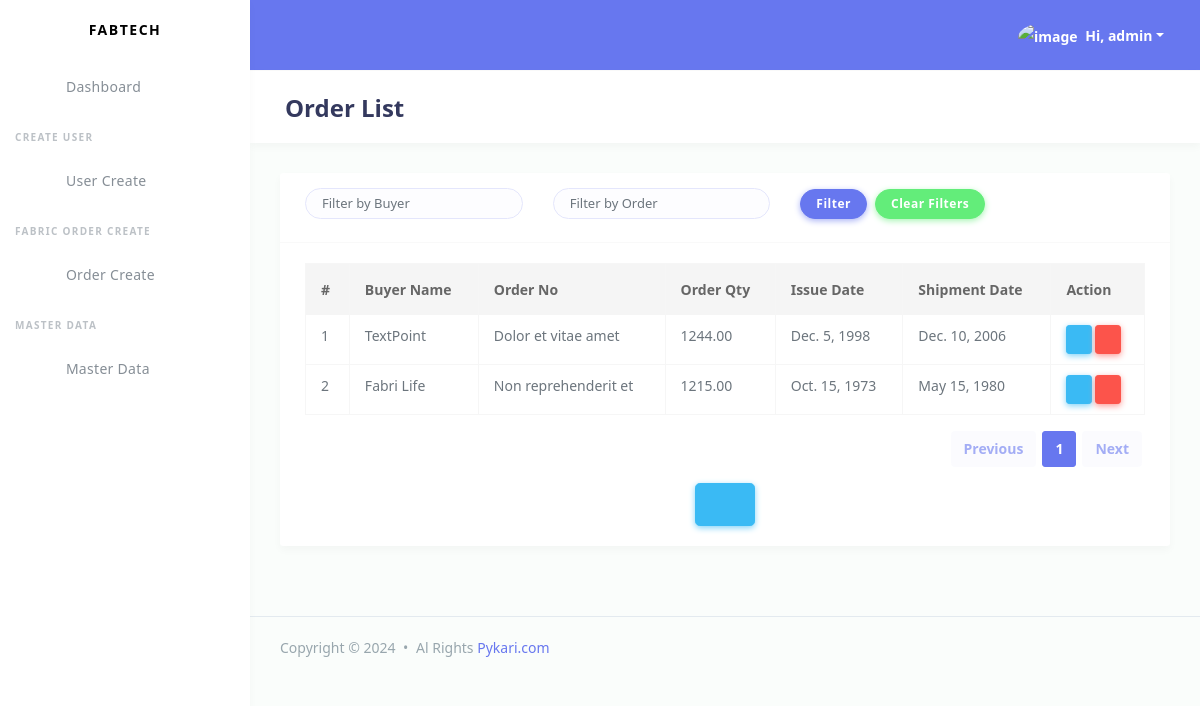
Page /fabricmanagement/order-list/ (signed in) on the earlier database version.
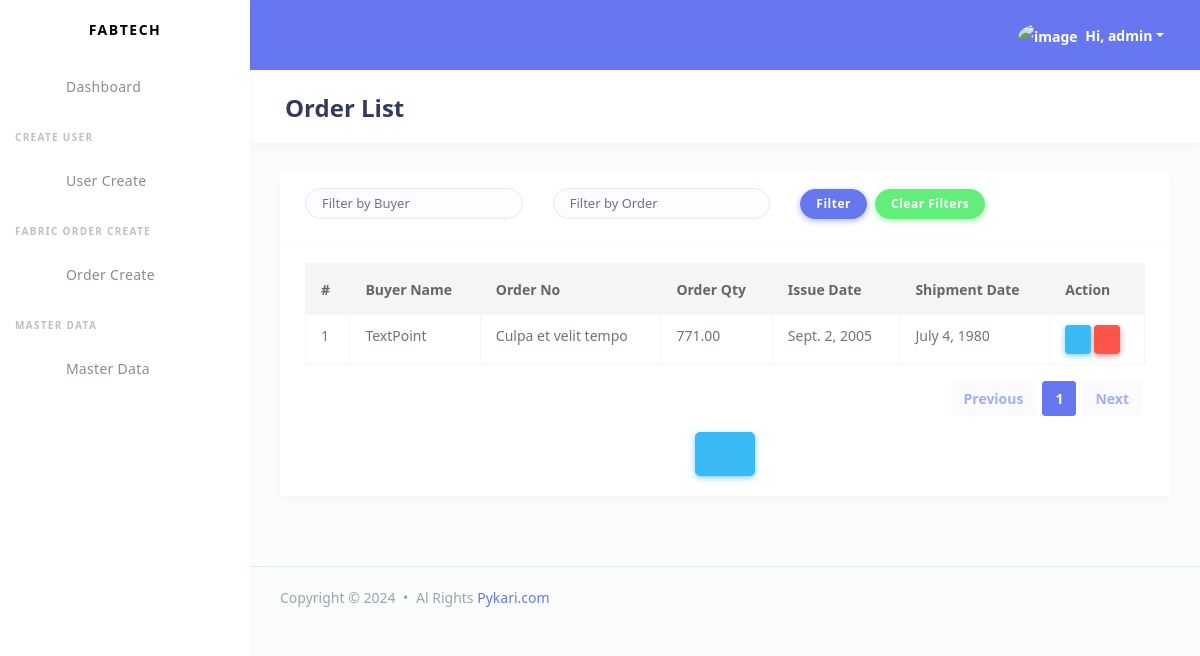
Same page on the later database version.
### fabricmanagement/models.py (models this page shows)
class Order(models.Model):
    buyer = models.ForeignKey(Buyer,on_delete=models.CASCADE)
    order_no = models.CharField(max_length=255, db_index=True)
    order_type = models.CharField(max_length=255, db_index=True)
    total_order_qty = models.DecimalField(max_digits=10, decimal_places=2, default=0)
    total_knitcard_qty = models.DecimalField(max_digits=10, decimal_places=2, default=0)
    total_production_qty = models.DecimalField(max_digits=10, decimal_places=2, default=0)
    issue_date = models.DateField(db_index=True)
    shipment_date = models.DateField(db_index=True)
    created_at = models.DateTimeField(auto_now_add=True)
    updated_at = models.DateTimeField(auto_now=True)
    class Meta:
        indexes = [
            models.Index(fields=['issue_date']),
            models.Index(fields=['shipment_date']),
            models.Index(fields=['order_no']),
            models.Index(fields=['created_at']),
            models.Index(fields=['updated_at']),
        ]

class Buyer(models.Model):
    name = models.CharField(max_length=120, unique=True)
    email = models.EmailField(max_length=30)
    address = models.CharField(max_length=120)
    created_at = models.DateTimeField(auto_now_add=True)
    updated_at = models.DateTimeField(auto_now=True)
    created_by = models.ForeignKey(
        settings.AUTH_USER_MODEL,
        on_delete=models.CASCADE,
        related_name='buyers_created'
    )
    updated_by = models.ForeignKey(
        settings.AUTH_USER_MODEL,
        on_delete=models.SET_NULL,
        null=True,
        blank=True,
        related_name='buyers_updated'
    )
    class Meta:
        indexes = [
            models.Index(fields=['name']),
            models.Index(fields=['email']),
        ]

### fabricmanagement/views.py (the view)
# urls.py: path('order-list/',views.order_list.as_view(),name='order_list'),
class order_list(LoginRequiredMixin,ListView):
    model = Order
    template_name = 'fabricmanagement/order-list.html'
    paginate_by=15
    login_url = reverse_lazy('admin_singin')
    def get_queryset(self):
        filter_buyer = self.request.GET.get('buyer_name', '')
        filter_order = self.request.GET.get('order_no', '')
        queryset = Order.objects.all()
        if filter_buyer:
            queryset = queryset.filter(buyer_name__icontains=filter_buyer)
        if filter_order:
            queryset = queryset.filter(order_no__icontains=filter_order)
        return queryset

### fabricmanagement/templates/fabricmanagement/order-list.html (shortened to what this page needs)
{% extends "accounts/master/base.html" %}
{% block page_title %}
    Order List
{% endblock page_title %}
{% block page_body %}
<div class="card">
    <div class="card-header">
        <form method="GET">
            <div class="row">
                <div class="col mb-2">
                    <input type="text" name="buyer_name" class="form-control form-control-lg" placeholder="Filter by Buyer" value="{{ request.GET.buyer_name }}">
                </div>
                <div class="col mb-2">
                    <input type="text" name="order_no" class="form-control form-control-lg" placeholder="Filter by Order" value="{{ request.GET.order_no }}">
                </div>
                <div class="col mb-2 d-flex align-items-end">
                    <button type="submit" class="btn btn-primary">Filter</button>
                    <a href="{% url 'order_list' %}" class="btn btn-success mx-2">Clear Filters</a>
                </div>
            </div>
        </form>
    </div>
    <div class="card-body">
        <div class="table-responsive">
            <table class="table table-bordered table-md">
                <thead>
                    <tr>
                        <th>#</th>
                        <th>Buyer Name</th>
                        <th>Order No</th>
                        <th>Order Qty</th>
                        <th>Issue Date</th>
                        <th>Shipment Date</th>
                        <th>Action</th>
                    </tr>
                </thead>
                <tbody>
                    {% for order in order_list %}
                        <tr>
                            <td>{{ forloop.counter }}</td>
                            <td>{{ order.buyer.name }}</td>
                            <td>{{ order.order_no }}</td>
                            <td>{{ order.total_order_qty }}</td>
                            <td>{{ order.issue_date }}</td>
                            <td>{{ order.shipment_date }}</td>
                            <td>
                                <a href="{% url "order_detail" order.id %}" class="btn btn-info btn-sm d-inline-block">
                                    <i class="fas fa-eye"></i>
                                </a>
                                <form method="post" action="{% url 'order_delete' order.id %}" class="d-inline-block" id="deleteForm{{ order.id }}">
                                    <button type="button" class="btn btn-danger btn-sm" onclick="confirmDelete({{ order.id }});">
                                        <i class="fas fa-trash-alt"></i>
                                    </button>
                                </form>
                            </td>
                        </tr>
                    {% empty %}
                        <tr>
                            <td colspan="7" class="text-center">No orders found.</td>
                        </tr>
                    {% endfor %}
                </tbody>
            </table>
        </div>
        {% include "accounts/master/pagination.html" %}
        <div class="text-center">
            <a href="{% url 'order_create' %}" class="btn btn-info btn-lg align-items-center">
                <i class="fas fa-plus-circle fs-3 me-2"></i>
            </a>
        </div>
    </div>
</div>
{% endblock page_body %}

Differences in the rows shown:
removed Order: buyer.name "Fabri Life", order_no "Non reprehenderit et", total_order_qty "1215.00", issue_date "Oct. 15, 1973", shipment_date "May 15, 1980"
changed Order "TextPoint": order_no "Dolor et vitae amet" → "Culpa et velit tempo"; total_order_qty "1244.00" → "771.00"; issue_date "Dec. 5, 1998" → "Sept. 2, 2005"; shipment_date "Dec. 10, 2006" → "July 4, 1980"
